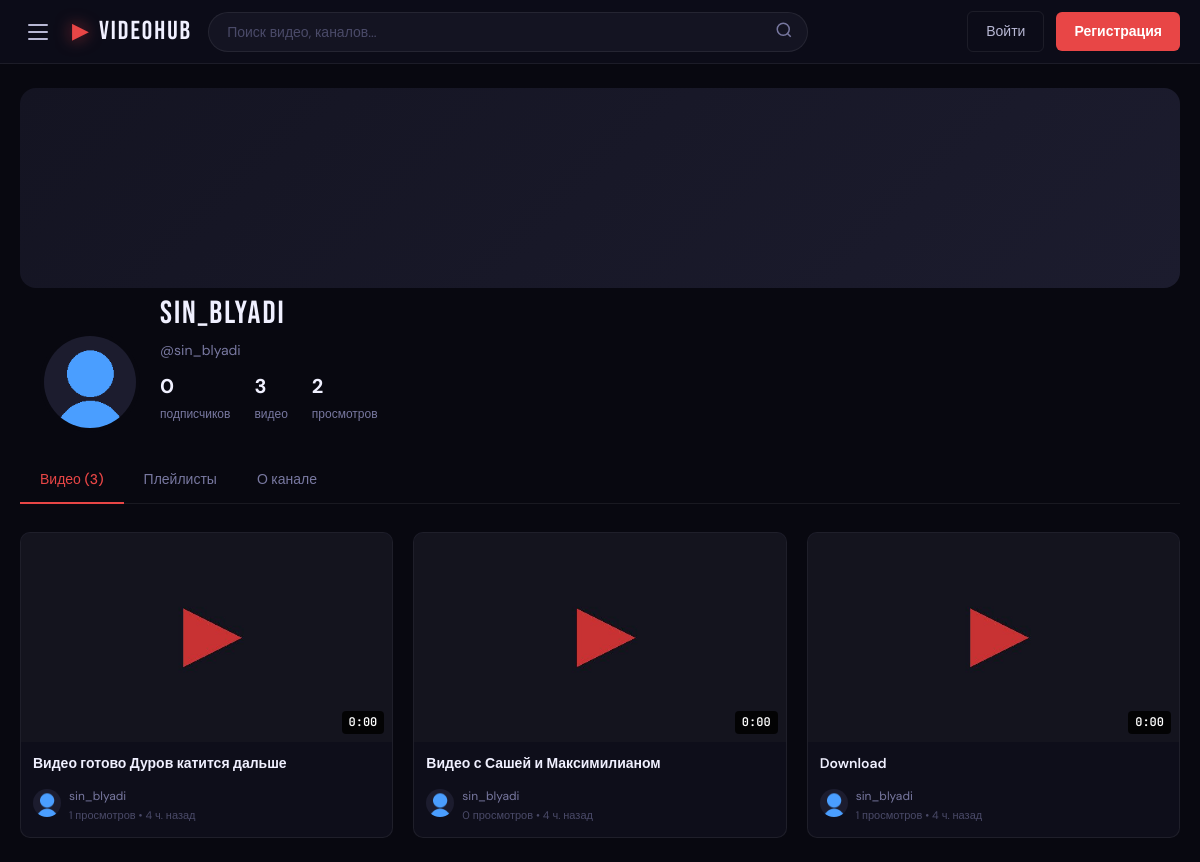
The app's page /users/sin_blyadi with its own data.
### app/models.py (models this page shows, shortened)
class User(UserMixin, db.Model):
    __tablename__ = 'users'
    id = db.Column(db.Integer, primary_key=True)
    username = db.Column(db.String(50), unique=True, nullable=False, index=True)
    email = db.Column(db.String(120), unique=True, nullable=False, index=True)
    password_hash = db.Column(db.String(256))
    display_name = db.Column(db.String(100))
    bio = db.Column(db.Text, default='')
    avatar = db.Column(db.String(255), default='default_avatar.png')
    banner = db.Column(db.String(255))
    role = db.Column(db.String(20), default='user')
    is_verified = db.Column(db.Boolean, default=False)
    is_active = db.Column(db.Boolean, default=True)
    is_banned = db.Column(db.Boolean, default=False)
    ban_reason = db.Column(db.String(255))
    verification_token = db.Column(db.String(100))
    reset_token = db.Column(db.String(100))
    reset_token_expires = db.Column(db.DateTime)
    created_at = db.Column(db.DateTime, default=lambda: datetime.now(timezone.utc))
    last_seen = db.Column(db.DateTime, default=lambda: datetime.now(timezone.utc))
    preferences = db.Column(db.Text, default='{}')
    videos = db.relationship('Video', backref='author', lazy='dynamic', foreign_keys='Video.user_id')
    comments = db.relationship('Comment', backref='author', lazy='dynamic')
    likes = db.relationship('Like', backref='user', lazy='dynamic')
    playlists = db.relationship('Playlist', backref='owner', lazy='dynamic')
    notifications = db.relationship('Notification', backref='user', lazy='dynamic', foreign_keys='Notification.user_id')
    subscribed_to = db.relationship(
        'User', secondary=subscriptions,
        primaryjoin=(subscriptions.c.subscriber_id == id),
        secondaryjoin=(subscriptions.c.channel_id == id),
        backref=db.backref('subscribers', lazy='dynamic'), lazy='dynamic'
    )
    def subscriber_count(self): return self.subscribers.count()
    def video_count(self): return self.videos.filter_by(status='published').count()
    def total_views(self):
        r = db.session.query(db.func.sum(Video.views)).filter(Video.user_id==self.id, Video.status=='published').scalar()
        return r or 0

class Video(db.Model):
    __tablename__ = 'videos'
    id = db.Column(db.Integer, primary_key=True)
    title = db.Column(db.String(200), nullable=False)
    description = db.Column(db.Text, default='')
    slug = db.Column(db.String(250), unique=True, index=True)
    filename = db.Column(db.String(255), nullable=False)
    thumbnail = db.Column(db.String(255))
    duration = db.Column(db.Integer, default=0)
    file_size = db.Column(db.BigInteger, default=0)
    resolution = db.Column(db.String(20))
    format = db.Column(db.String(20))
    status = db.Column(db.String(20), default='processing')
    visibility = db.Column(db.String(20), default='public')
    views = db.Column(db.Integer, default=0)
    has_360p = db.Column(db.Boolean, default=False)
    has_720p = db.Column(db.Boolean, default=False)
    has_1080p = db.Column(db.Boolean, default=False)
    is_short = db.Column(db.Boolean, default=False)
    user_id = db.Column(db.Integer, db.ForeignKey('users.id'), nullable=False)
    category_id = db.Column(db.Integer, db.ForeignKey('categories.id'))
    created_at = db.Column(db.DateTime, default=lambda: datetime.now(timezone.utc))
    updated_at = db.Column(db.DateTime, default=lambda: datetime.now(timezone.utc), onupdate=lambda: datetime.now(timezone.utc))
    published_at = db.Column(db.DateTime)
    tags = db.relationship('Tag', secondary=video_tags, backref=db.backref('videos', lazy='dynamic'))
    comments = db.relationship('Comment', backref='video', lazy='dynamic', cascade='all, delete-orphan')
    likes = db.relationship('Like', backref='video', lazy='dynamic', cascade='all, delete-orphan')
    def duration_str(self):
        if not self.duration: return '0:00'
        h = self.duration // 3600; m = (self.duration % 3600) // 60; s = self.duration % 60
        return f'{h}:{m:02d}:{s:02d}' if h > 0 else f'{m}:{s:02d}'

### app/routes/users.py (the view)
@users_bp.route('/<username>')
def profile(username):
    user = User.query.filter_by(username=username).first_or_404()
    if user.is_banned and not (current_user.is_authenticated and current_user.is_moderator):
        abort(404)
    page = request.args.get('page', 1, type=int)
    tab = request.args.get('tab', 'videos')
    videos = Video.query.filter_by(user_id=user.id, status='published')
    if current_user.is_authenticated and current_user.id == user.id:
        videos = Video.query.filter_by(user_id=user.id).filter(
            Video.status.in_(['published', 'draft'])
        )
    else:
        videos = videos.filter_by(visibility='public')
    videos = videos.order_by(desc(Video.published_at)).paginate(page=page, per_page=12, error_out=False)
    is_subscribed = False
    if current_user.is_authenticated and current_user.id != user.id:
        is_subscribed = current_user.is_subscribed_to(user)
    playlists = []
    if tab == 'playlists':
        playlists = Playlist.query.filter_by(user_id=user.id, visibility='public').all()
    return render_template('users/profile.html',
                           user=user,
                           videos=videos,
                           is_subscribed=is_subscribed,
                           tab=tab,
                           playlists=playlists)

### app/utils/context_processors.py (called while the page is built)
def register_context_processors(app):
    @app.context_processor
    def inject_globals():
        from app.models import Category, Notification
        categories = Category.query.all()
        unread = 0
        if current_user.is_authenticated:
            unread = Notification.query.filter_by(user_id=current_user.id, is_read=False).count()
        return dict(g_categories=categories, unread_notifications=unread)

### app/templates/users/profile.html (shortened to what this page needs)
{% extends "base.html" %}
{% block content %}
<div class="profile-banner" style="margin-bottom:0;">
</div>
<div class="profile-header">
    <div class="profile-avatar-wrap">
        <img src="{{ url_for('static', filename='uploads/avatars/' + user.avatar) if user.avatar and user.avatar != 'default_avatar.png' else url_for('static', filename='img/default_avatar.png') }}"
             alt="{{ user.username }}" class="profile-avatar"
             onerror="this.src='{{ url_for('static', filename='img/default_avatar.png') }}'">
    </div>
    <div class="profile-info">
        <div class="profile-name">{{ user.display_name or user.username }}</div>
        <div class="profile-username">@{{ user.username }}</div>
        <div class="profile-stats">
            <div class="profile-stat">
                <strong>{{ user.subscriber_count() | format_views }}</strong>
                <span>подписчиков</span>
            </div>
            <div class="profile-stat">
                <strong>{{ user.video_count() }}</strong>
                <span>видео</span>
            </div>
            <div class="profile-stat">
                <strong>{{ user.total_views() | format_views }}</strong>
                <span>просмотров</span>
            </div>
        </div>
    </div>
</div>
<div class="profile-tabs">
    <a href="{{ url_for('users.profile', username=user.username, tab='videos') }}"
       class="profile-tab {% if tab == 'videos' %}active{% endif %}">Видео ({{ user.video_count() }})</a>
    <a href="{{ url_for('users.profile', username=user.username, tab='playlists') }}"
       class="profile-tab {% if tab == 'playlists' %}active{% endif %}">Плейлисты</a>
    <a href="{{ url_for('users.profile', username=user.username, tab='about') }}"
       class="profile-tab {% if tab == 'about' %}active{% endif %}">О канале</a>
</div>
{% if tab == 'videos' %}
    {% if videos.items %}
    <div class="video-grid">
        {% for video in videos.items %}
        {% include 'partials/video_card.html' %}
        {% endfor %}
    </div>
    {% endif %}
{% endif %}
{% endblock %}

### app/templates/partials/video_card.html (shortened to what this page needs)
{% set v = video %}
<div class="video-card" onclick="window.location.href='{{ url_for('videos.watch', slug=v.slug) }}'">
    <div class="video-thumb-wrap">
        {% if v.thumbnail %}
        <img src="{{ url_for('videos.serve_thumbnail', filename=v.thumbnail) }}"
             alt="{{ v.title }}"
             class="video-thumb"
             loading="lazy"
             onerror="this.parentElement.innerHTML='<div class=\'video-thumb-placeholder\'>▶</div>'">
        {% else %}
        <div class="video-thumb-placeholder">▶</div>
        {% endif %}
        <span class="video-duration">{{ v.duration_str() }}</span>
    </div>
    <div class="video-info">
        <div class="video-title">{{ v.title }}</div>
        <div class="video-meta">
            <a href="{{ url_for('users.profile', username=v.author.username) }}"
               class="video-author-thumb" onclick="event.stopPropagation()">
                <img src="{{ url_for('static', filename='uploads/avatars/' + v.author.avatar) if v.author.avatar and v.author.avatar != 'default_avatar.png' else url_for('static', filename='img/default_avatar.png') }}"
                     alt="{{ v.author.username }}"
                     onerror="this.src='{{ url_for('static', filename='img/default_avatar.png') }}'">
            </a>
            <div class="video-details">
                <a href="{{ url_for('users.profile', username=v.author.username) }}"
                   class="video-author-name" onclick="event.stopPropagation()">
                    {{ v.author.display_name or v.author.username }}
                </a>
                <div class="video-stats">
                    {{ v.views | format_views }} просмотров &bull; {{ v.published_at | timeago if v.published_at }}
                </div>
            </div>
        </div>
    </div>
</div>

### app/static/css/main.css (style rules this page uses)
:root { --bg-0: #080810; --bg-1: #0e0e1a; --bg-2: #141422; --bg-3: #1c1c2e; --bg-4: #24243a; --bg-glass: rgba(14, 14, 26, 0.85); --text-0: #f0f0ff; --text-1: #b8b8d4; --text-2: #7878a0; --text-3: #4a4a68; --accent: #e84646; --accent-dim: rgba(232, 70, 70, 0.15); --accent-hover: #ff5a5a; --gold: #f4b942; --gold-dim: rgba(244, 185, 66, 0.12); --blue: #4a9eff; --green: #42d392; --purple: #9b59ff; --border: rgba(255,255,255,0.07); --border-accent: rgba(232, 70, 70, 0.3); --sidebar-w: 220px; --nav-h: 64px; --radius: 10px; --radius-sm: 6px; --radius-lg: 16px; --shadow-sm: 0 2px 12px rgba(0,0,0,0.4); --shadow-md: 0 8px 32px rgba(0,0,0,0.6); --shadow-lg: 0 20px 60px rgba(0,0,0,0.8); --shadow-glow: 0 0 30px rgba(232,70,70,0.2); --transition: 0.2s cubic-bezier(0.4, 0, 0.2, 1); --transition-slow: 0.4s cubic-bezier(0.4, 0, 0.2, 1); --font-display: 'Bebas Neue', sans-serif; --font-body: 'DM Sans', sans-serif; --font-mono: 'JetBrains Mono', monospace; }
*, *::before, *::after { box-sizing: border-box; margin: 0; padding: 0; }
html { scroll-behavior: smooth; }
body { font-family: var(--font-body); background: var(--bg-0); color: var(--text-0); min-height: 100vh; overflow-x: hidden; line-height: 1.6; }
a { color: inherit; text-decoration: none; transition: color var(--transition); }
img { max-width: 100%; display: block; }
.video-grid { display: grid; grid-template-columns: repeat(auto-fill, minmax(280px, 1fr)); gap: 20px; }
.video-card { border-radius: var(--radius); overflow: hidden; background: var(--bg-1); border: 1px solid var(--border); transition: all var(--transition); cursor: pointer; }
.video-thumb-wrap { position: relative; padding-top: 56.25%; overflow: hidden; background: var(--bg-3); }
.video-thumb { position: absolute; inset: 0; width: 100%; height: 100%; object-fit: cover; transition: transform 0.4s ease; }
.video-duration { position: absolute; bottom: 8px; right: 8px; background: rgba(0,0,0,0.85); color: white; font-size: 12px; font-weight: 600; padding: 2px 7px; border-radius: 4px; font-family: var(--font-mono); }
.video-info { padding: 12px; }
.video-title { font-size: 14px; font-weight: 600; line-height: 1.4; color: var(--text-0); display: -webkit-box; -webkit-line-clamp: 2; -webkit-box-orient: vertical; overflow: hidden; margin-bottom: 8px; }
.video-meta { display: flex; align-items: center; gap: 8px; }
.video-author-thumb { width: 28px; height: 28px; border-radius: 50%; overflow: hidden; flex-shrink: 0; background: var(--bg-3); }
.video-author-thumb img { width: 100%; height: 100%; object-fit: cover; }
.video-details { flex: 1; min-width: 0; }
.video-author-name { font-size: 12px; color: var(--text-2); white-space: nowrap; overflow: hidden; text-overflow: ellipsis; transition: color var(--transition); }
.video-stats { font-size: 11px; color: var(--text-3); }
.profile-banner { height: 200px; border-radius: var(--radius-lg); background: var(--bg-2); background: linear-gradient(135deg, var(--bg-2), var(--bg-3)); margin-bottom: -60px; overflow: hidden; position: relative; }
.profile-header { display: flex; align-items: flex-end; gap: 20px; padding: 0 20px 24px; position: relative; flex-wrap: wrap; }
.profile-avatar-wrap { width: 100px; height: 100px; border-radius: 50%; border: 4px solid var(--bg-0); overflow: hidden; flex-shrink: 0; background: var(--bg-3); }
.profile-avatar { width: 100%; height: 100%; object-fit: cover; }
.profile-info { flex: 1; padding-bottom: 8px; }
.profile-name { font-family: var(--font-display); font-size: 32px; letter-spacing: 2px; }
.profile-username { color: var(--text-2); font-size: 14px; margin-bottom: 8px; }
.profile-stats { display: flex; gap: 24px; font-size: 14px; }
.profile-stat strong { font-size: 20px; font-weight: 700; display: block; }
.profile-stat span { color: var(--text-2); font-size: 12px; }
.profile-tabs { display: flex; border-bottom: 1px solid var(--border); margin-bottom: 28px; gap: 0; }
.profile-tab { padding: 12px 20px; font-size: 14px; font-weight: 500; color: var(--text-2); border-bottom: 2px solid transparent; margin-bottom: -1px; transition: all var(--transition); }
.profile-tab.active { color: var(--accent); border-bottom-color: var(--accent); }

### records on screen
User: avatar (placeholder picture), display_name "sin_blyadi", username "sin_blyadi", total_views "2", author "sin_blyadi"
Video: thumbnail (picture), duration_str "0:00", title "Видео готово Дуров катится дальше", avatar (placeholder picture), views "1", published_at "4 ч. назад"
Video: thumbnail (picture), duration_str "0:00", title "Видео с Сашей и Максимилианом", avatar (placeholder picture), views "0", published_at "4 ч. назад"
Video: thumbnail (picture), duration_str "0:00", title "Download", avatar (placeholder picture), views "1", published_at "4 ч. назад"

### other values on screen
{{ user.subscriber_count() | format_views }} "0"
{{ user.video_count() }} "3"
